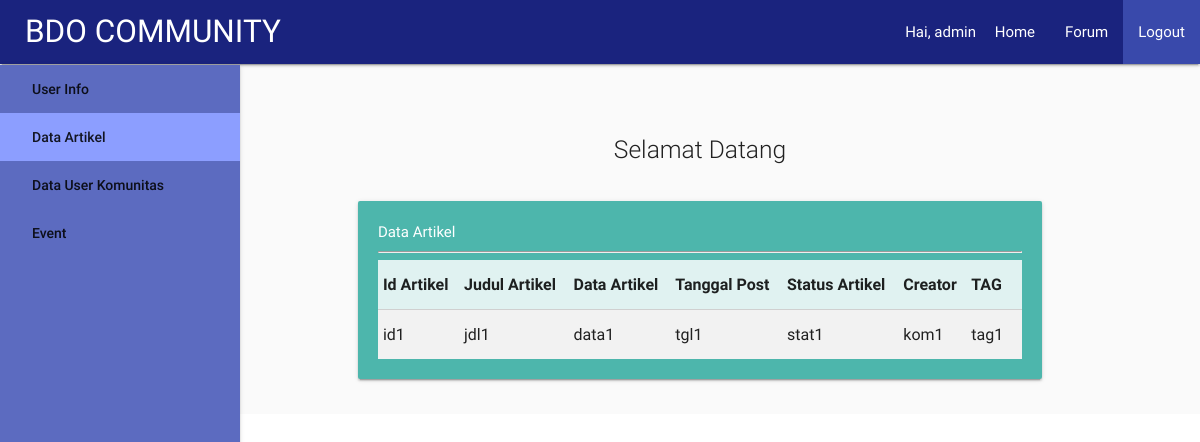
The page /dashboard/hi_dataartikel.php (signed in) on the database its author committed.
### tables this page shows
CREATE TABLE `data_artikel` (
  `idArtikel` varchar(10) NOT NULL,
  `jdlArtikel` varchar(60) NOT NULL,
  `dtArtikel` text NOT NULL,
  `tglArtikel` varchar(30) NOT NULL,
  `statusArtikel` varchar(30) NOT NULL,
  `creatorArtikel` varchar(30) NOT NULL,
  `idTag` varchar(10) NOT NULL
);

### proses/proses_cekSession.php (called while the page is built, shortened)
<?php
if(!isset($_SESSION['session_user'])){
  header('Location: ../index.php');
}else{
  $user = $_SESSION['session_user'];
  $komunitas = $_SESSION['session_komunitas'];
}
?>

### dashboard/hi_dataartikel.php (the view, shortened to what this page needs)
<?php
include("../proses/proses_cekSession.php");
include("../proses/proses_koneksi.php");
if($role == 1){
  $r = "Super Admin";
  $query = "SELECT * FROM data_artikel";
  $result = mysqli_query($conn,$query);
}else if($role == 2){
  $query = "SELECT * FROM data_artikel WHERE creatorArtikel = '$komunitas'";
  $result = mysqli_query($conn,$query);
}else{
  header('Location: ../index.php');
}
?>
<html>
<head>
  <link href="../css/materialize.css" rel="stylesheet">
  <link href="../css/style.css" rel="stylesheet">
</head>
<body>
  <div class="navbar-fixed">
    <nav >
      <div class="nav-wrapper indigo darken-4" >
        <a href="#" class="brand-logo" style="margin-left:25px;">BDO COMMUNITY</a>
        <ul id="nav-mobile" class="right hide-on-med-and-down">
          <li>Hai, <?php echo $user; ?>&nbsp;</li>
          <li><a href="../">Home</a></li>
          <li><a href="#">Forum</a></li>
          <li><a class="indigo darken-1" href="../proses/proses_logOut.php">Logout</a></li>
        </ul>
      </div>
    </nav>
  </div>
  <div class="row">
    <header class="col s2">
      <ul style="width:240px; margin-top:65px;" class="side-nav fixed indigo lighten-1">
        <a href="hi_index.php">User Info</a></li>
        <a href="#" class="indigo accent-1">Data Artikel</a></li>
        <a href="hi_datauserkomunitas.php">Data User Komunitas</a></li>
        <a href="hi_dataevent.php">Event</a></li>
      </ul>
    </header>
    <div class="col s10 grey lighten-5">
      <div class="section no-pad-bot grey lighten-5" id="index-banner">
        <div class="container">
          <br><br>
          <div class="row center">
            <h5 class="header col s12 light">
              Selamat Datang
            </h5>
          </div>
          <div class="row">
            <div class="col s12">
              <div class="card-panel teal lighten-2 s12 white-text" style="padding:20px;">
                <table class="teal lighten-5 highlight striped">
                  Data Artikel<hr>
                  <thead>
                    <tr>
                      <th>Id Artikel</th>
                      <th>Judul Artikel</th>
                      <th>Data Artikel</th>
                      <th>Tanggal Post</th>
                      <th>Status Artikel</th>
                      <th>Creator</th>
                      <th>TAG</th>
                      <th></th>
                    </tr>
                  </thead>
                  <tbody>
                    <?php while($row = mysqli_fetch_array($result)){?>
                    <tr>
                      <td><?php echo $row[0]; ?></td>
                      <td><?php echo $row[1]; ?></td>
                      <td><?php echo $row[2]; ?></td>
                      <td><?php echo $row[3]; ?></td>
                      <td><?php echo $row[4]; ?></td>
                      <td><?php echo $row[5]; ?></td>
                      <td><?php echo $row[6]; ?></td>
                      <td></td>
                    </tr>
                    <?php } ?>
                  </tbody>
                </table>
              </div>
            </div>
          </div>
        </div>
      </div>
    </div>
  </div>
</body>
</html>

### rows shown on the page
data_artikel: idArtikel "id1", jdlArtikel "jdl1", dtArtikel "data1", tglArtikel "tgl1", statusArtikel "stat1", creatorArtikel "kom1", idTag "tag1"

### other values the page prints
$user "admin"
